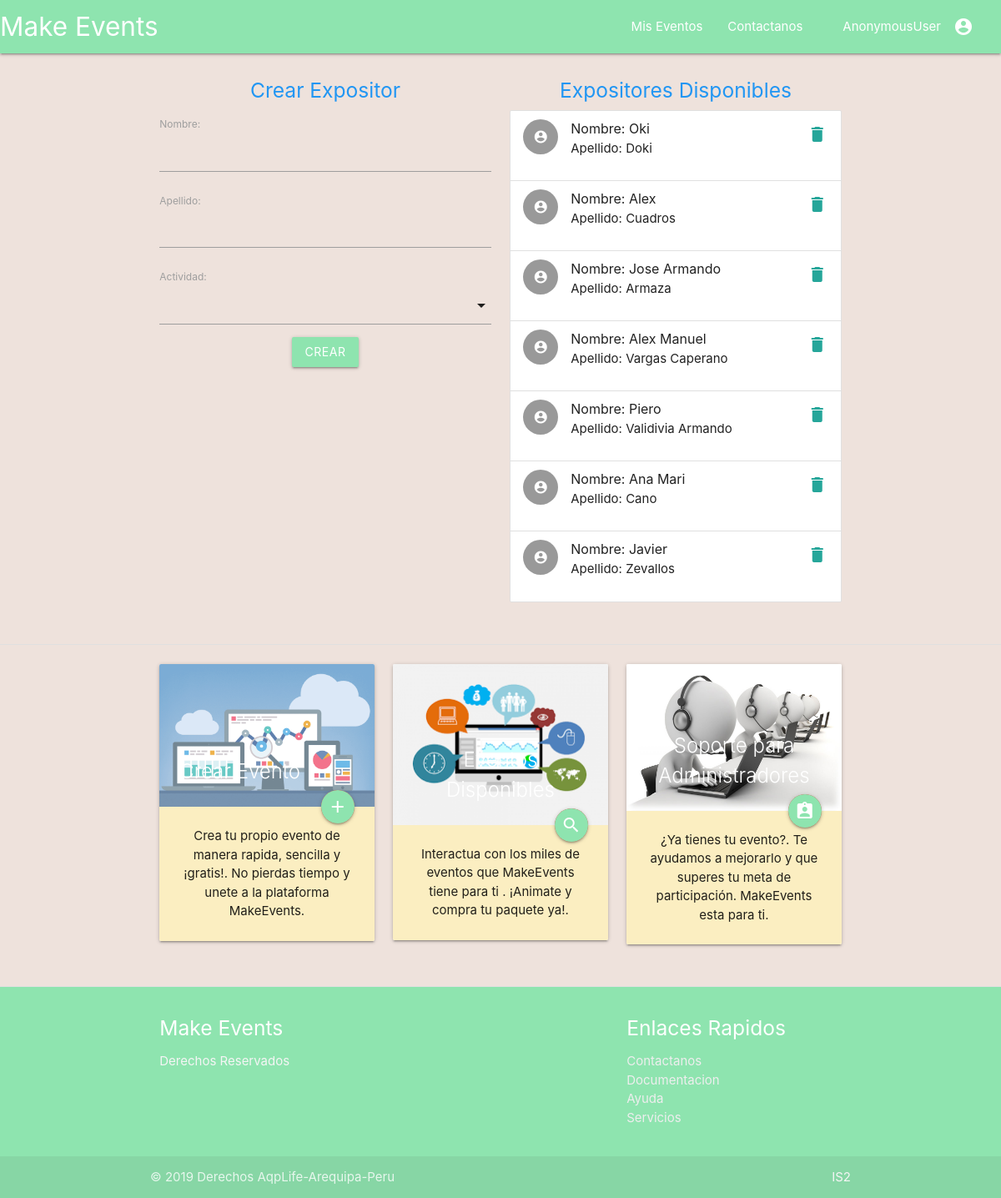
Before: /eventos/2/gestionar_expositor with the older database file.
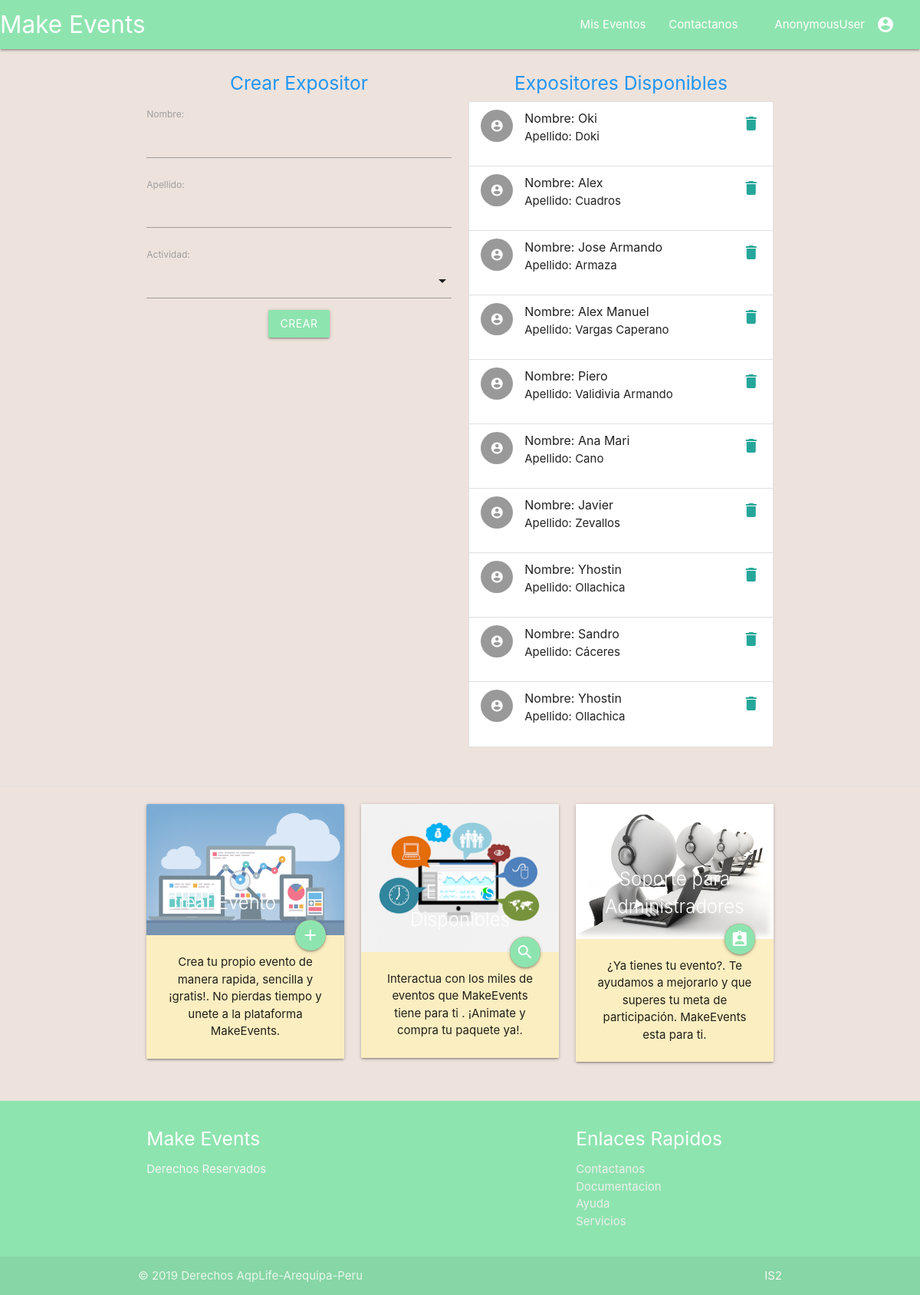
After: the same page with the newer database file.
### eventos/models.py (models this page shows, shortened)
class Actividad(models.Model):
	evento 				=models.ForeignKey(Evento,on_delete=models.CASCADE)
	ambiente  			=models.ForeignKey(Ambiente,blank=True,on_delete=models.CASCADE)
	nombre				=models.CharField(unique=True,max_length=20)
	fecha 				=models.DateField(default=date.today)
	hora_inicio			=models.TimeField(blank=True)
	hora_fin			=models.TimeField(blank=True)
	def __str__(self):
		return self.nombre

class Expositor(models.Model):
	nombre 				=models.CharField(max_length=20)
	apellido 			=models.CharField(max_length=30)
	actividad 			=models.ManyToManyField(Actividad)

### eventos/views_modulo_configuracion.py (the view, shortened to what this page needs)
# urls.py: path('<int:evento_id>/gestionar_expositor',views.Gestionar_ExpositorDetailView.as_view(),name='gestionar_expositor'),
class Gestionar_ExpositorDetailView(DetailView):
    template_name       ='eventos/gestionar_expositor.html'
    context             ={
    }
    def get(self, request, *args, **kwargs):
        lista_expositor             =   Expositor.objects.all()
        self.context['lista_expositor']=    lista_expositor
        evento                      =   Evento.objects.get(pk=self.kwargs.get("evento_id"))
        self.context['evento']      =   evento
        form                        =   CrearExpositorForm(instance_evento=evento)
        self.context['form']        =   form
        return render(request,self.template_name,self.context)

### eventos/forms.py
class CrearExpositorForm(forms.ModelForm):
	actividad			= forms.ModelMultipleChoiceField(queryset = Actividad.objects.all())
	class Meta:
		model=Expositor
		fields=[
				'nombre',
				'apellido',
				'actividad'
			]
	def __init__(self,*args,**kwargs):
		evento=kwargs.pop('instance_evento',None)
		super(CrearExpositorForm, self).__init__(*args, **kwargs)
		if evento:
			self.fields['actividad'] = forms.ModelMultipleChoiceField(queryset=Actividad.objects.filter(evento=evento.id))

### eventos/templates/eventos/gestionar_expositor.html (shortened to what this page needs)
{%extends 'eventos/index.html'%}
{%block section_1%}
	<div class="container row section">
		<div class="col s6">
			<h5 class="blue-text center-align">Crear Expositor</h5>
			<form method="POST">
				{{form.as_p}}
				<div class="center-align">
					<button type="submit" class="btn">Crear</button>
				</div>
			</form>
		</div>
		<div class="col s6">
			<h5 class="blue-text center-align">Expositores Disponibles</h5>
			<ul class="collection">
				{%for expositor in lista_expositor%}
					<li class="collection-item avatar">
					<i class="material-icons circle">account_circle</i>
					<span class="title">Nombre:	{{expositor.nombre}}</span>
					<p>Apellido: {{expositor.apellido}} </p>
					<a href="#!" class="secondary-content"><i class="material-icons">delete</i></a>
					</li>
				{%endfor%}
			</ul>
		</div>
	</div>
{%endblock%}

### eventos/templates/eventos/index.html (shortened to what this page needs)
{% load static %}
<!DOCTYPE html>
<html>
<head>
	{% block header %}
		<link rel="stylesheet" type="text/css" href="{% static 'eventos/css/materialize.min.css' %}">
		<link rel="stylesheet" type="text/css" href="{% static 'eventos/style.css' %}">
		<link rel="stylesheet" href="{% static 'eventos/icons.css' %}">
	{% endblock %}
</head>
<body>
	{% block nav%}
		<nav>
		<div class="nav-wrapper este"  id="nav_bar">
		  <a href="{%url 'eventos:index_2'%}" class=" brand-logo">Make Events</a>
		  <ul id="nav-mobile" class="right hide-on-med-and-down">
		    <li><a class="dropdown-trigger" href="#!" data-target="dropdown-MisEventos">Mis Eventos</a></li>
		    <li><a href="">Contactanos</a></li>
		    <li><a href="#" data-target="slide-out" class="sidenav-trigger show-on-large"><i class="material-icons index right">account_circle</i>{{user}}</a></li>
		  </ul>
		</div>
		</nav>
    {%endblock%}
	{%block section_1%}{%endblock%}
	<div class="divider"></div>
	{%block section_2%}
	<div class="section container row">
		<div class="col center s4">
			<div class="card">
				<div class="card-image">
					<img src="{%static 'eventos/images/crear_evento.png'%}">
					<span class="card-title">Crear Evento</span>
					<a href="{%url 'eventos:crear_evento' user.id%}" class="btn-floating halfway-fab waves-effect waves-light red"><i class="material-icons index">add</i></a>
					</div>
					<div class="card-content">
					<p>Crea tu propio evento de manera rapida, sencilla y ¡gratis!. No pierdas tiempo y unete a la plataforma MakeEvents.</p>
				</div>
			</div>
		</div>
		<div class="col center s4">
			<div class="card">
				<div class="card-image">
					<img src="{%static 'eventos/images/eventos.png'%}">
					<span class="card-title">Eventos Disponibles</span>
					<a class="btn-floating halfway-fab waves-effect waves-light red"><i class="material-icons index">search</i></a>
					</div>
					<div class="card-content">
					<p>Interactua con los miles de eventos que MakeEvents tiene para ti . ¡Animate y compra tu paquete ya!.</p>
				</div>
			</div>
		</div>
		<div class="col center s4">
			<div class="card">
				<div class="card-image">
					<img src="{%static 'eventos/images/soporte.jpg'%}">
					<span class="card-title">Soporte para Administradores</span>
					<a class="btn-floating halfway-fab waves-effect waves-light red"><i class="material-icons index">assignment_ind</i></a>
					</div>
					<div class="card-content">
					<p>¿Ya tienes tu evento?. Te ayudamos a mejorarlo y que superes tu meta de participación. MakeEvents esta para ti. </p>
				</div>
			</div>
		</div>
  	</div>
	{%endblock%}
	{%block section_3%}
	    <footer class="page-footer">
          <div class="container">
            <div class="row">
              <div class="col l6 s12">
                <h5 class="white-text">Make Events</h5>
                <p class="grey-text text-lighten-4">Derechos Reservados</p>
              </div>
              <div class="col l4 offset-l2 s12">
                <h5 class="white-text">Enlaces Rapidos</h5>
                <ul>
                  <li><a class="grey-text text-lighten-3" href="#!">Contactanos</a></li>
                  <li><a class="grey-text text-lighten-3" href="#!">Documentacion</a></li>
                  <li><a class="grey-text text-lighten-3" href="#!">Ayuda</a></li>
                  <li><a class="grey-text text-lighten-3" href="#!">Servicios</a></li>
                </ul>
              </div>
            </div>
          </div>
          <div class="footer-copyright">
            <div class="container">
            © 2019 Derechos AqpLife-Arequipa-Peru
            <a class="grey-text text-lighten-4 right" href="#!">IS2</a>
            </div>
          </div>
        </footer>
	{%endblock%}
</body>
</html>

### eventos/static/eventos/style.css (style rules this page uses)
.nav-wrapper.este { background-color: #8EE4AF; }
.page-footer { background-color: #8EE4AF; }
.material-icons.index { background-color:#8EE4AF; }
.card-content { background-color: #FBEEC1; }
.btn { background-color:#8EE4AF; }
body { background-color: #eee2DC; }

Changed rows visible on the page:
added Expositor: nombre "Yhostin", apellido "Ollachica"
added Expositor: nombre "Sandro", apellido "Cáceres"
added Expositor: nombre "Yhostin", apellido "Ollachica"
